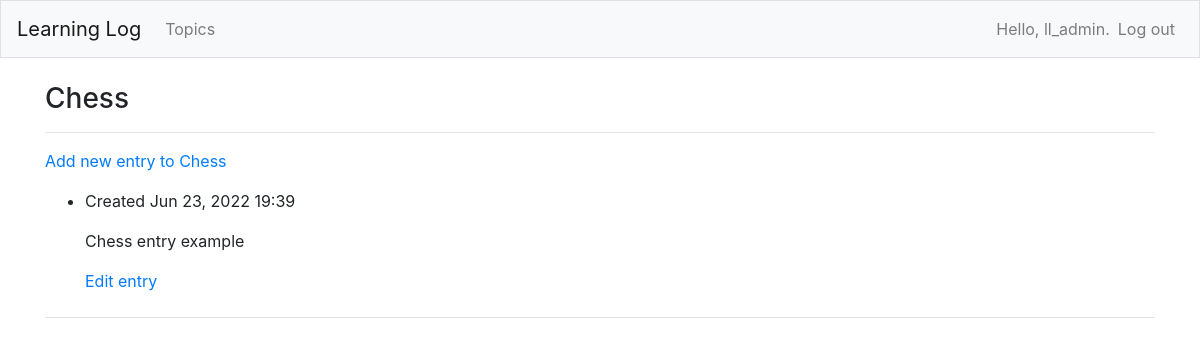
The app's page /topics/1/ (signed in), older data.
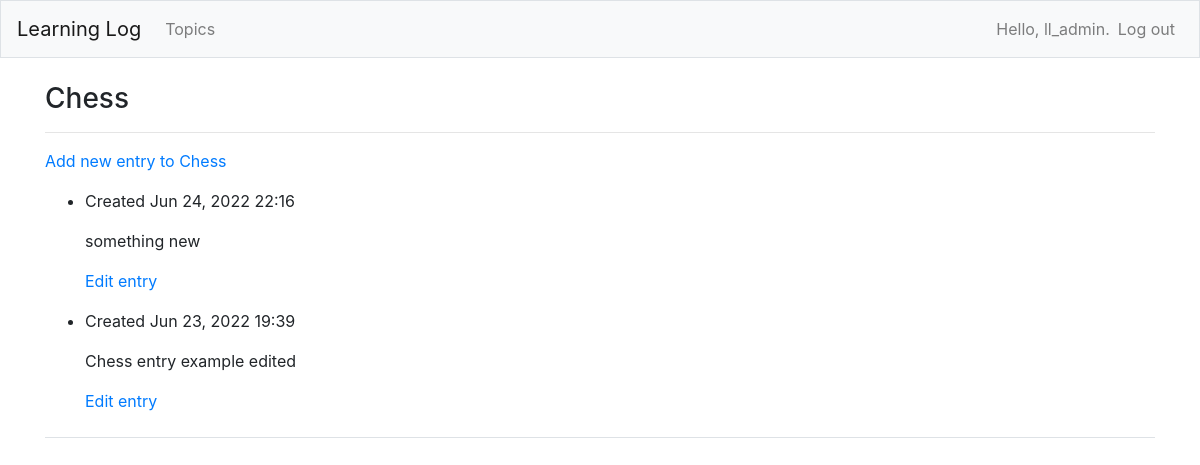
The same page, newer data.
### learning_logs/models.py (models this page shows, shortened)
class Topic(models.Model):
    text = models.CharField(max_length=200)
    date_added = models.DateTimeField(auto_now_add=True)
    owner = models.ForeignKey(User, on_delete=models.CASCADE)
    def __str__(self):
        return self.text

class Entry(models.Model):
    topic = models.ForeignKey(Topic, on_delete=models.CASCADE)
    text = models.TextField()
    date_added = models.DateTimeField(auto_now_add=True)
    class Meta:
        verbose_name_plural = 'entries'

### learning_logs/views.py (the view)
# urls.py: path('topics/<int:topic_id>/', views.topic, name='topic'),
@login_required
def topic(request, topic_id):
    topic = Topic.objects.get(id=topic_id)
    if topic.owner != request.user:
        raise Http404
    entries = topic.entry_set.order_by('-date_added')
    context = {'topic': topic, 'entries': entries}
    return render(request, 'learning_logs/topic.html', context)

### learning_logs/templates/learning_logs/topic.html
{% extends 'learning_logs/base.html' %}
{% block content %}
  <h3>{{ topic }}</h3>
  <hr>
  <p>
    <a href="{% url 'learning_logs:new_entry' topic.id %}">Add new entry to {{topic}}</a>
  </p>
  <ul>
  {% for entry in entries %}
    <li>
      <p>Created {{ entry.date_added|date:'M d, Y H:i' }}</p>
      <p>{{ entry.text|linebreaks }}</p>
      <p>
        <a href="{% url 'learning_logs:edit_entry' entry.id %}">Edit entry</a>
      </p>
	</li>
  {% empty %}
    <li>There are no entries for this topic yet.</li>
  {% endfor %}
  </ul>
{% endblock content %}

### learning_logs/templates/learning_logs/base.html (shortened to what this page needs)
{% load bootstrap4 %}
<!DOCTYPE html>
<html lang="en">
<head>
  {% bootstrap_css %}
</head>
<body>
  <nav class="navbar navbar-expand-md navbar-light bg-light mb-4 border">
    <a class="navbar-brand" href="{% url 'learning_logs:index' %}">
      Learning Log
    </a>
    <div id="navbarCollapse" class="collapse navbar-collapse">
      <ul class="navbar-nav mr-auto">
        <li class="nav-item">
          <a class="nav-link" href="{% url 'learning_logs:topics' %}">
            Topics
          </a>
        </li>
      </ul>
      <ul class="navbar-nav ml-auto">
        {% if user.is_authenticated %}
          <li class="nav-item">
            <span class="navbar-text">Hello, {{ user.username }}.</span>
          </li>
          <li class="nav-item">
            <a class="nav-link" href="{% url 'users:logout' %}">Log out</a>
          </li>
        {% endif %}
      </ul>
    </div>
  </nav>
  <main role="main" class="container">
    <div class="pb-2 mb-2 border-bottom">
      {% block content %}{% endblock content %}
    </div>
  </main>
</body>
</html>

Row changes from the older to the newer data that the page shows:
added Entry: date_added "Jun 24, 2022 22:16", text "something new"
changed Entry: text "Chess entry example" → "Chess entry example edited"
